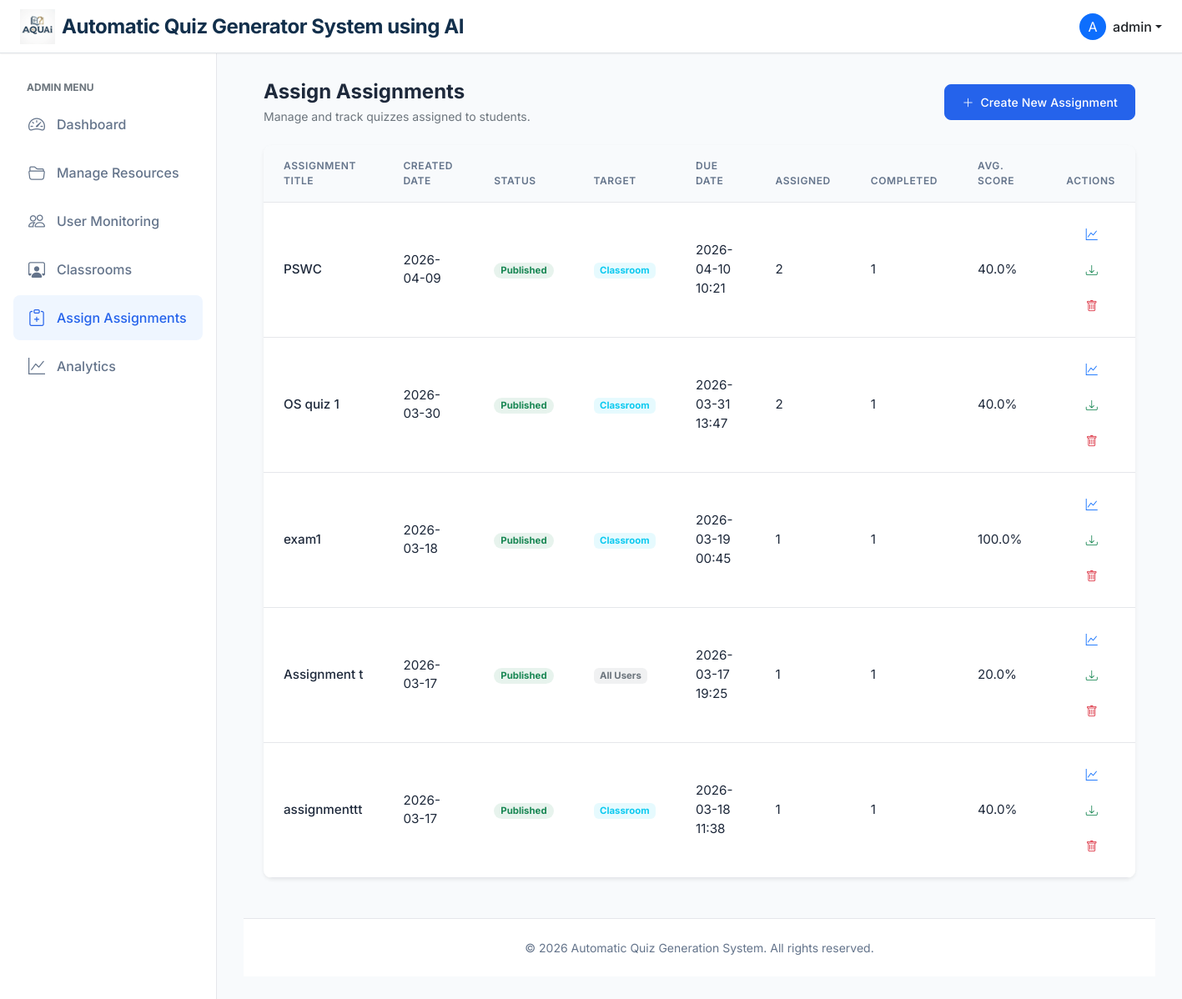
Screenshot of /admin/assignments (signed in) with the database file from the repository.
### app/models.py (models this page shows, shortened)
class User(UserMixin, db.Model):
    __tablename__ = "user"
    id = db.Column(db.Integer, primary_key=True)
    username = db.Column(db.String(64), index=True, unique=True)
    email = db.Column(db.String(120), index=True, unique=True)
    password_hash = db.Column(db.String(128))
    role = db.Column(db.String(20), default='user')  # 'admin' or 'user'
    is_flagged = db.Column(db.Boolean, default=False)
    resources = db.relationship('Resource', back_populates='author', cascade="all, delete-orphan")
    quizzes = db.relationship('Quiz', back_populates='user', cascade="all, delete-orphan")
    attempts = db.relationship('QuizAttempt', back_populates='user', cascade="all, delete-orphan")

class Assignment(db.Model):
    __tablename__ = "assignments"
    id = db.Column(db.Integer, primary_key=True)
    quiz_id = db.Column(db.Integer, db.ForeignKey('quiz.id'))
    admin_id = db.Column(db.Integer, db.ForeignKey('user.id'))
    title = db.Column(db.String(100))
    instructions = db.Column(db.Text)
    created_at = db.Column(db.DateTime, default=db.func.current_timestamp())
    due_date = db.Column(db.DateTime)
    status = db.Column(db.String(20), default='published') # draft, published
    target_type = db.Column(db.String(20), default='all') # all, class, users
    target_class_id = db.Column(db.Integer, db.ForeignKey('classroom.id'), nullable=True)
    target_user_ids = db.Column(db.Text, nullable=True) # Comma separated for manually chosen users
    results_released = db.Column(db.Boolean, default=False)
    quiz = db.relationship('Quiz', backref='assignments')
    admin = db.relationship('User', backref='managed_assignments')
    results = db.relationship('AssignmentAttempt', backref='assignment', lazy=True, cascade="all, delete-orphan")
    assigned_users = db.relationship('AssignmentUser', back_populates='assignment', cascade="all, delete-orphan")
    target_class = db.relationship('Classroom', backref='assignments', lazy=True)

### app/admin/routes_assignments.py (the view)
@admin_bp.route('/assignments')
@login_required
def list_assignments():
    if current_user.role != 'admin':
        return redirect(url_for('user.dashboard'))
    assignments_raw = Assignment.query.order_by(Assignment.created_at.desc()).all()
    assignments = []
    for a in assignments_raw:
        assigned_count = AssignmentUser.query.filter_by(assignment_id=a.id).count()
        completed_count = AssignmentUser.query.filter_by(assignment_id=a.id, status='completed').count()
        attempts = AssignmentAttempt.query.filter_by(assignment_id=a.id).all()
        avg_score = 0
        if attempts:
            avg_score = sum(att.score for att in attempts if att.score is not None) / len(attempts)
        assignments.append({
            'id': a.id,
            'title': a.title,
            'created_at': a.created_at,
            'due_date': a.due_date,
            'assigned_count': assigned_count,
            'completed_count': completed_count,
            'avg_score': round(avg_score, 1),
            'status': a.status,
            'target_type': a.target_type,
            'results_released': a.results_released
        })
    return render_template('admin/assignments/list.html', title='Manage Assignments', assignments=assignments)

### app/models.py (called while the page is built)
@login_manager.user_loader
def load_user(id):
    return User.query.get(int(id))

### app/templates/admin/assignments/list.html (shortened to what this page needs)
{% extends "base.html" %}
{% block content %}
<div class="container-fluid">
    <div class="row">
        <div class="col-lg-12">
            <div class="d-flex justify-content-between align-items-center mb-4">
                <div>
                    <h4 class="fw-bold mb-1">Assign Assignments</h4>
                    <p class="text-secondary small mb-0">Manage and track quizzes assigned to students.</p>
                </div>
                <a href="{{ url_for('admin.create_assignment_page') }}" class="btn btn-primary btn-sm">
                    <i class="bi bi-plus-lg me-1"></i> Create New Assignment
                </a>
            </div>
            <div class="card shadow-sm border-0">
                <div class="card-body p-0">
                    <div class="table-responsive">
                        <table class="table table-hover mb-0">
                            <thead class="bg-light">
                                <tr>
                                    <th class="ps-4">Assignment Title</th>
                                    <th>Created Date</th>
                                    <th>Status</th>
                                    <th>Target</th>
                                    <th>Due Date</th>
                                    <th>Assigned</th>
                                    <th>Completed</th>
                                    <th>Avg. Score</th>
                                    <th class="text-end pe-4">Actions</th>
                                </tr>
                            </thead>
                            <tbody>
                                {% for a in assignments %}
                                <tr>
                                    <td class="ps-4 fw-medium">{{ a.title }}</td>
                                    <td>{{ a.created_at.strftime('%Y-%m-%d') }}</td>
                                    <td>
                                        {% if a.status == 'draft' %}
                                        <span class="badge bg-warning text-dark px-2 rounded-pill">Draft</span>
                                        {% else %}
                                        <span class="badge bg-success bg-opacity-10 text-success px-2 rounded-pill">Published</span>
                                        {% endif %}
                                    </td>
                                    <td>
                                        {% if a.target_type == 'all' %}
                                            <span class="badge bg-secondary bg-opacity-10 text-secondary">All Users</span>
                                        {% elif a.target_type == 'class' %}
                                            <span class="badge bg-info bg-opacity-10 text-info">Classroom</span>
                                        {% elif a.target_type == 'selected' %}
                                            <span class="badge bg-primary bg-opacity-10 text-primary">Specific Users</span>
                                        {% else %}
                                            <span class="badge bg-secondary bg-opacity-10 text-secondary">Unknown</span>
                                        {% endif %}
                                    </td>
                                    <td>{{ a.due_date.strftime('%Y-%m-%d %H:%M') if a.due_date else 'No Limit' }}</td>
                                    <td>{{ a.assigned_count if a.status != 'draft' else '-' }}</td>
                                    <td>{{ a.completed_count if a.status != 'draft' else '-' }}</td>
                                    <td>{{ a.avg_score ~ '%' if a.status != 'draft' else '-' }}</td>
                                    <td class="text-end pe-4">
                                        {% if a.status == 'draft' %}
                                        <a href="{{ url_for('admin.preview_assignment', assign_id=a.id) }}" class="btn btn-sm btn-outline-primary" title="Preview Draft">
                                            <i class="bi bi-eye"></i> Preview
                                        </a>
                                        <form action="{{ url_for('admin.delete_assignment', assign_id=a.id) }}" method="POST" class="d-inline" onsubmit="return confirm('Discard this draft assignment?');">
                                            <button type="submit" class="btn btn-sm btn-link text-danger" title="Discard">
                                                <i class="bi bi-trash"></i>
                                            </button>
                                        </form>
                                        {% else %}
                                        <a href="{{ url_for('admin.view_assignment_results', assign_id=a.id) }}" class="btn btn-sm btn-link text-primary" title="View Results">
                                            <i class="bi bi-graph-up"></i>
                                        </a>
                                        <a href="{{ url_for('admin.export_assignment_csv', assign_id=a.id) }}" class="btn btn-sm btn-link text-success" title="Export CSV">
                                            <i class="bi bi-download"></i>
                                        </a>
                                        <form action="{{ url_for('admin.delete_assignment', assign_id=a.id) }}" method="POST" class="d-inline" onsubmit="return confirm('Are you sure you want to delete this assignment? Students will no longer be able to access it.');">
                                            <button type="submit" class="btn btn-sm btn-link text-danger" title="Delete Assignment">
                                                <i class="bi bi-trash"></i>
                                            </button>
                                        </form>
                                        {% endif %}
                                    </td>
                                </tr>
                                {% else %}
                                <tr>
                                    <td colspan="9" class="text-center py-4 text-secondary">No assignments found.</td>
                                </tr>
                                {% endfor %}
                            </tbody>
                        </table>
                    </div>
                </div>
            </div>
        </div>
    </div>
</div>
{% endblock %}

### app/templates/base.html (shortened to what this page needs)
<!doctype html>
<html lang="en">
<head>
  <link href="https://cdn.jsdelivr.net/npm/bootstrap@5.3.0/dist/css/bootstrap.min.css" rel="stylesheet">
  <link href="https://cdn.jsdelivr.net/npm/bootstrap-icons@1.10.0/font/bootstrap-icons.css" rel="stylesheet">
  <link href="{{ url_for('static', filename='css/style.css') }}" rel="stylesheet">
</head>
<body>
  <nav class="navbar navbar-expand-lg navbar-light bg-white fixed-top border-bottom">
    <div class="container-fluid px-4">
      <a class="navbar-brand d-flex align-items-center gap-2" href="{{ url_for('index') }}">
        <img src="{{ url_for('static', filename='images/logo.jpeg') }}" alt="AQUAi Logo" class="app-logo">
        <div class="app-title" style="display: flex; flex-direction: column; line-height: 1;">
          <span class="fw-bold fs-4" style="color: #122f4b;">Automatic Quiz Generator System using AI</span>
        </div>
      </a>
      <div class="d-flex align-items-center ms-auto">
        {% if current_user.is_authenticated %}
        <div class="dropdown">
          <a href="#" class="d-flex align-items-center text-decoration-none dropdown-toggle text-dark"
            id="dropdownUser1" data-bs-toggle="dropdown" aria-expanded="false">
            <div class="bg-primary text-white rounded-circle d-flex align-items-center justify-content-center me-2"
              style="width: 32px; height: 32px;">
              {{ current_user.username[0].upper() }}
            </div>
            <span class="d-none d-sm-inline fw-medium">
              {{ current_user.username }}
            </span>
          </a>
        </div>
        {% endif %}
      </div>
    </div>
  </nav>
  <div class="d-flex">
    {% if current_user.is_authenticated %}
    <nav class="sidebar show">
      <div class="py-2">
        {% if current_user.role == 'admin' %}
        <small class="text-uppercase text-secondary fw-bold px-3 mb-2 d-block" style="font-size: 0.75rem;">
          Admin Menu
        </small>
        <a href="{{ url_for('admin.dashboard') }}"
          class="nav-link {{ 'active' if request.endpoint == 'admin.dashboard' else '' }}">
          <i class="bi bi-speedometer2"></i> Dashboard
        </a>
        <a href="{{ url_for('admin.resources') }}"
          class="nav-link {{ 'active' if request.endpoint == 'admin.resources' else '' }}">
          <i class="bi bi-folder2-open"></i> Manage Resources
        </a>
        <a href="{{ url_for('admin.user_monitoring') }}"
          class="nav-link {{ 'active' if request.endpoint == 'admin.user_monitoring' else '' }}">
          <i class="bi bi-people"></i> User Monitoring
        </a>
        <a href="{{ url_for('admin.list_classrooms') }}"
          class="nav-link {{ 'active' if 'classrooms' in (request.endpoint or '') else '' }}">
          <i class="bi bi-person-workspace"></i> Classrooms
        </a>
        <a href="{{ url_for('admin.list_assignments') }}"
          class="nav-link {{ 'active' if 'assignments' in (request.endpoint or '') else '' }}">
          <i class="bi bi-clipboard-plus"></i> Assign Assignments
        </a>
        <a href="{{ url_for('admin.analytics') }}"
          class="nav-link {{ 'active' if request.endpoint == 'admin.analytics' else '' }}">
          <i class="bi bi-graph-up"></i> Analytics
        </a>
        {% endif %}
      </div>
    </nav>
    {% endif %}
    <main class="main-content {{ 'ms-0' if not current_user.is_authenticated else '' }}"
      style="{{ 'margin-left: 0;' if not current_user.is_authenticated else '' }}">
      <div class="{{ 'container' if not current_user.is_authenticated else 'container-fluid' }}">
        {% block content %}{% endblock %}
      </div>
      <footer class="footer mt-5">
        <div class="container">
          <span>&copy; {{ 2026 }} Automatic Quiz Generation System. All rights reserved.</span>
        </div>
      </footer>
    </main>
  </div>
</body>
</html>

### app/static/css/style.css (style rules this page uses)
:root { --primary-color: #2563eb; --primary-hover: #1d4ed8; --secondary-color: #64748b; --background-color: #f8fafc; --sidebar-width: 260px; --text-color: #1e293b; --card-shadow: 0 1px 3px 0 rgb(0 0 0 / 0.1), 0 1px 2px -1px rgb(0 0 0 / 0.1); --card-hover-shadow: 0 10px 15px -3px rgb(0 0 0 / 0.1), 0 4px 6px -4px rgb(0 0 0 / 0.1); --border-color: #e5e7eb; --transition-speed: 0.2s; --border-radius: 10px; }
body { font-family: 'Inter', system-ui, -apple-system, sans-serif; background-color: var(--background-color); color: var(--text-color); min-height: 100vh; display: flex; flex-direction: column; overflow-x: hidden; }
.navbar { box-shadow: 0 1px 2px 0 rgb(0 0 0 / 0.05); z-index: 1030; background-color: white !important; height: 64px; }
.navbar-brand { font-weight: 600; color: var(--primary-color) !important; font-size: 1.1rem; letter-spacing: -0.025em; }
.sidebar { width: var(--sidebar-width); position: fixed; top: 64px; bottom: 0; left: 0; z-index: 100; padding: 1.5rem 1rem; overflow-y: auto; background-color: white; border-right: 1px solid var(--border-color); transition: transform 0.3s ease-in-out; }
.sidebar .nav-link { color: var(--secondary-color); font-weight: 500; padding: 0.75rem 1rem; border-radius: 0.5rem; margin-bottom: 0.25rem; display: flex; align-items: center; gap: 0.75rem; transition: all var(--transition-speed) ease; }
.sidebar .nav-link.active { background-color: #eff6ff; color: var(--primary-color); }
.sidebar i { font-size: 1.25rem; width: 24px; text-align: center; transition: color var(--transition-speed) ease; }
.main-content { margin-left: var(--sidebar-width); padding: 2rem; margin-top: 64px; flex: 1; display: flex; flex-direction: column; min-height: calc(100vh - 64px); }
.card { border: 1px solid var(--border-color); border-radius: var(--border-radius); box-shadow: var(--card-shadow); transition: transform var(--transition-speed) ease, box-shadow var(--transition-speed) ease; background-color: white; overflow: hidden; }
.card-body { padding: 1.5rem; }
.btn { border-radius: 0.5rem; padding: 0.625rem 1.25rem; font-weight: 500; transition: all var(--transition-speed) ease; letter-spacing: 0.01em; }
.btn-primary { background-color: var(--primary-color); border-color: var(--primary-color); }
.table { vertical-align: middle; margin-bottom: 0; }
.table thead th { background-color: #f8fafc; color: var(--secondary-color); font-weight: 600; text-transform: uppercase; font-size: 0.75rem; letter-spacing: 0.05em; border-bottom: 1px solid var(--border-color); padding: 1rem 1.5rem; }
.table tbody td { padding: 1rem 1.5rem; border-bottom: 1px solid var(--border-color); color: var(--text-color); font-size: 0.95rem; }
.footer { margin-top: auto; background-color: white; border-top: 1px solid var(--border-color); padding: 1.5rem 0; text-align: center; color: var(--secondary-color); font-size: 0.875rem; }
.fw-medium { font-weight: 500; }
.app-logo { height: 42px; width: auto; }
.app-title { line-height: 1.1; }
.app-title span { font-size: 18px; }

### rows the page displays
User: username "A", username "admin"
Assignment: title "PSWC", created_at "2026-04-09", shows "Published", target_type "Classroom", due_date "2026-04-10 10:21", status "2", status "1", status "40.0%"
Assignment: title "OS quiz 1", created_at "2026-03-30", shows "Published", target_type "Classroom", due_date "2026-03-31 13:47", status "2", status "1", status "40.0%"
Assignment: title "exam1", created_at "2026-03-18", shows "Published", target_type "Classroom", due_date "2026-03-19 00:45", status "1", status "100.0%"
Assignment: title "Assignment t", created_at "2026-03-17", shows "Published", target_type "All Users", due_date "2026-03-17 19:25", status "1", status "20.0%"
Assignment: title "assignmenttt", created_at "2026-03-17", shows "Published", target_type "Classroom", due_date "2026-03-18 11:38", status "1", status "40.0%"

### other values shown
{{ 2026 }} "2026"
